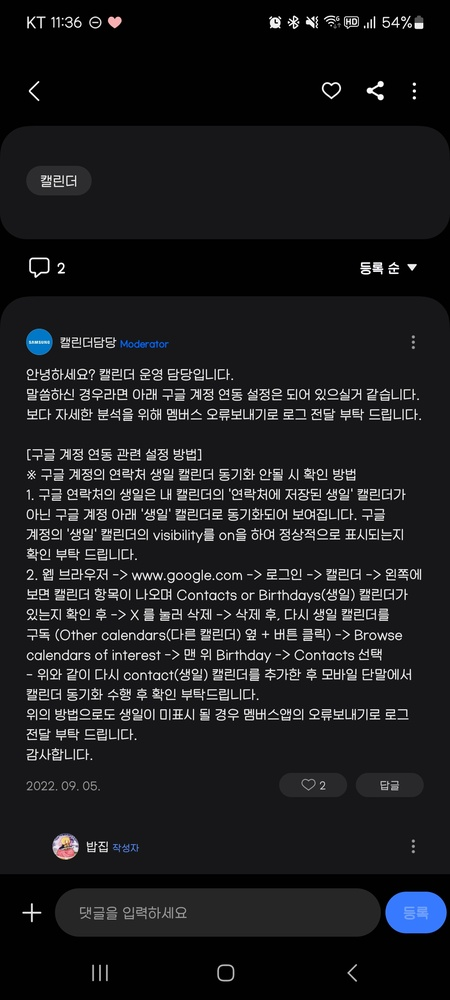
#> input picture utils/ocr_test_data1.jpg, 450 x 1000 px, shrunk from 1080 x 2400 before the run
$ python -i preprocessing_img.py   (imports and definitions only)
#> lines starting #> are read from the running program, lines starting #| are printed output that depends on the picture; after the words box and inside, x2 and y2 are one past the last pixel; in counts of white or black regions, pixels touching at a corner belong together
import cv2

def remove_status_bar(image_path):
#> called with image_path = 'ocr_test_data1.jpg'
    image = cv2.imread(image_path)
#> image is the input picture: shape (1000, 450, 3); mean B, G, R 30.8, 28.8, 28.4
    height, _ = image.shape[:2]
#> height = 1000

    # 대략적인 비율로 상단 5%를 확인 (스테이터스 바가 포함된 영역)
    status_bar_height = int(height * 0.05)
#> status_bar_height = 50
    status_bar_area = image[:status_bar_height, :]
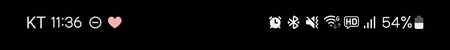
#> status_bar_area: shape (50, 450, 3); mean B, G, R 10.8, 10.8, 11.2

    # 그레이스케일로 변환
    gray = cv2.cvtColor(status_bar_area, cv2.COLOR_BGR2GRAY)

    # 어두운 부분을 강조
    _, thresh = cv2.threshold(gray, 50, 255, cv2.THRESH_BINARY_INV)
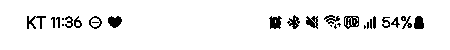
#> thresh: shape (50, 450); 94.2% white; 26 black regions (9 under 20 px), largest, box (x1, y1, x2, y2) and area: (344, 16, 359, 29) 125, (108, 16, 122, 28) 121, (269, 16, 282, 29) 121

    # 컨투어 찾기
    contours, _ = cv2.findContours(thresh, cv2.RETR_EXTERNAL, cv2.CHAIN_APPROX_SIMPLE)
#> contours = [[[0, 0], [0, 49], [449, 49], [449, 0]]]
    contour_area = max(contours, key=cv2.contourArea) if contours else None
#> contour_area = [[0, 0], [0, 49], [449, 49], [449, 0]]

    if contour_area is not None:
        x, y, w, h = cv2.boundingRect(contour_area)
#> x = 0; y = 0; w = 450; h = 50
        cropped_image = image[h:, :]
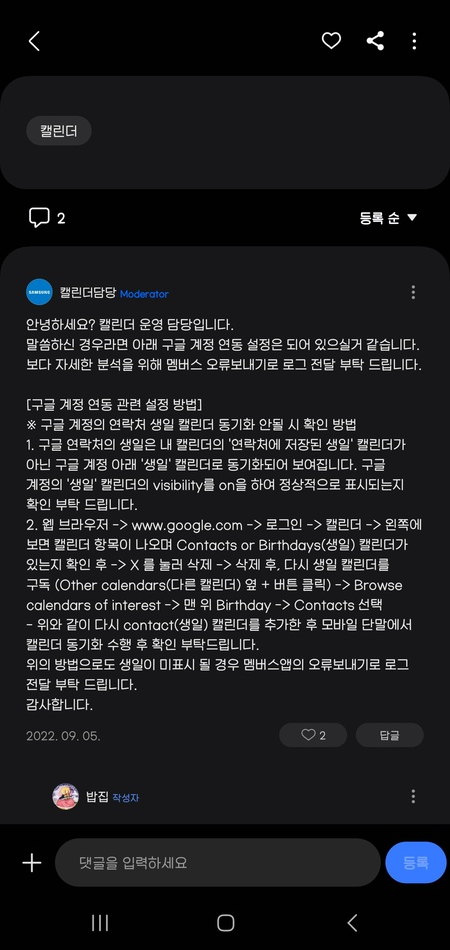
#> cropped_image: shape (950, 450, 3); mean B, G, R 31.9, 29.8, 29.3
    else:
        cropped_image = image

    return cropped_image


>>> result = remove_status_bar('ocr_test_data1.jpg')
